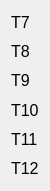
     <widget class="QWidget" name="layoutWidget_4">
      <property name="geometry">
       <rect>
        <x>350</x>
        <y>310</y>
        <width>36</width>
        <height>191</height>
       </rect>
      </property>
      <layout class="QVBoxLayout" name="verticalLayout_5">
       <item>
        <widget class="QLabel" name="label_43">
         <property name="font">
          <font>
           <pointsize>12</pointsize>
          </font>
         </property>
         <property name="text">
          <string>Т7</string>
         </property>
        </widget>
       </item>
       <item>
        <widget class="QLabel" name="label_44">
         <property name="font">
          <font>
           <pointsize>12</pointsize>
          </font>
         </property>
         <property name="text">
          <string>Т8</string>
         </property>
        </widget>
       </item>
       <item>
        <widget class="QLabel" name="label_45">
         <property name="font">
          <font>
           <pointsize>12</pointsize>
          </font>
         </property>
         <property name="text">
          <string>Т9</string>
         </property>
        </widget>
       </item>
       <item>
        <widget class="QLabel" name="label_46">
         <property name="font">
          <font>
           <pointsize>12</pointsize>
          </font>
         </property>
         <property name="text">
          <string>Т10</string>
         </property>
        </widget>
       </item>
       <item>
        <widget class="QLabel" name="label_47">
         <property name="font">
          <font>
           <pointsize>12</pointsize>
          </font>
         </property>
         <property name="text">
          <string>Т11</string>
         </property>
        </widget>
       </item>
       <item>
        <widget class="QLabel" name="label_48">
         <property name="font">
          <font>
           <pointsize>12</pointsize>
          </font>
         </property>
         <property name="text">
          <string>Т12</string>
         </property>
        </widget>
       </item>
      </layout>
     </widget>
